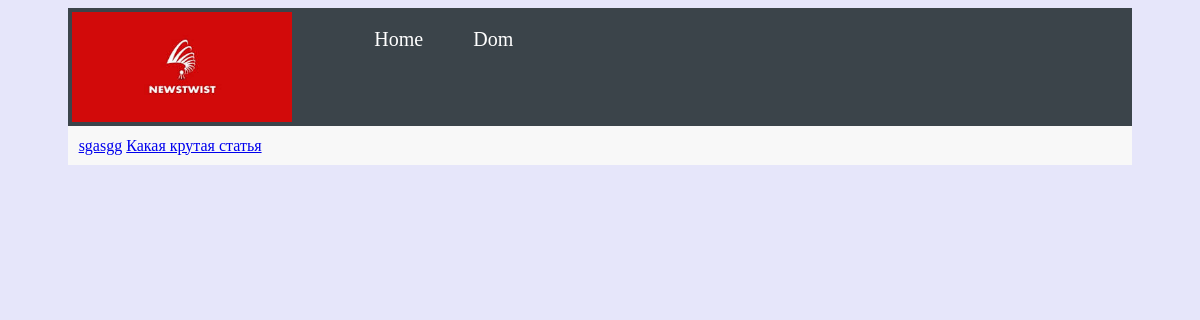
The page /articles/ on the database as committed earlier.
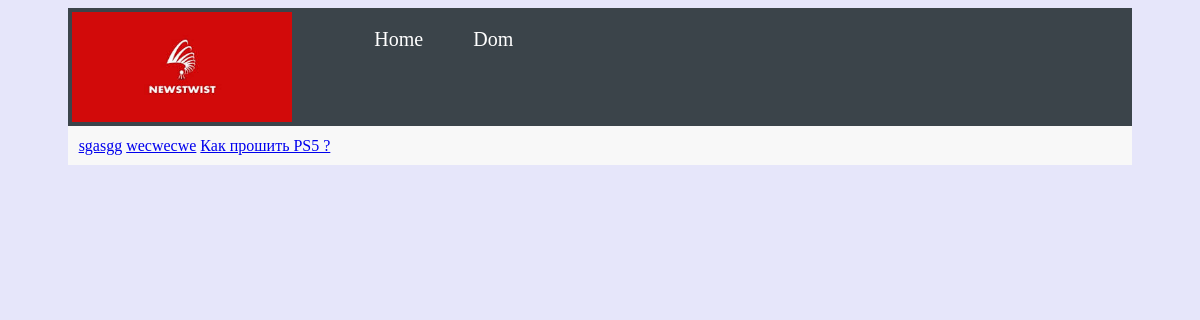
The same page on the database as committed later.
### myfirst/apps/articles/models.py (models this page shows, shortened)
class Article(models.Model):
    article_title = models.CharField('название статьи', max_length=255)
    article_text = models.TextField('текст статьи')
    pub_date = models.DateTimeField('дата публикации')
    image = models.ImageField(verbose_name='изображение')
    class Meta:
        verbose_name = 'Статья'
        verbose_name_plural = 'Статьи'

### myfirst/apps/articles/views.py (the view)
# urls.py: path('', views.index, name='index'),
def index(request):
    latest_articles_list = Article.objects.order_by('-pub_date')[:5]
    return render(request, 'articles/list.html', {'latest_articles_list': latest_articles_list})

### myfirst/templates/articles/list.html (shortened to what this page needs)
{% extends 'base.html' %}
{% block content %}
    {% if latest_articles_list %}
        {% for a in latest_articles_list %}
            <a href="{% url 'articles:detail' a.id %}">{{a.article_title}}</a>
                {% endfor %}
            {% else %}
              Статьи не найденs
            {% endif %}
{% endblock %}

Rows that differ between the two databases and show on the page:
added Article: article_title "wecwecwe"
changed Article: article_title "Какая крутая статья" → "Как прошить PS5 ?"
